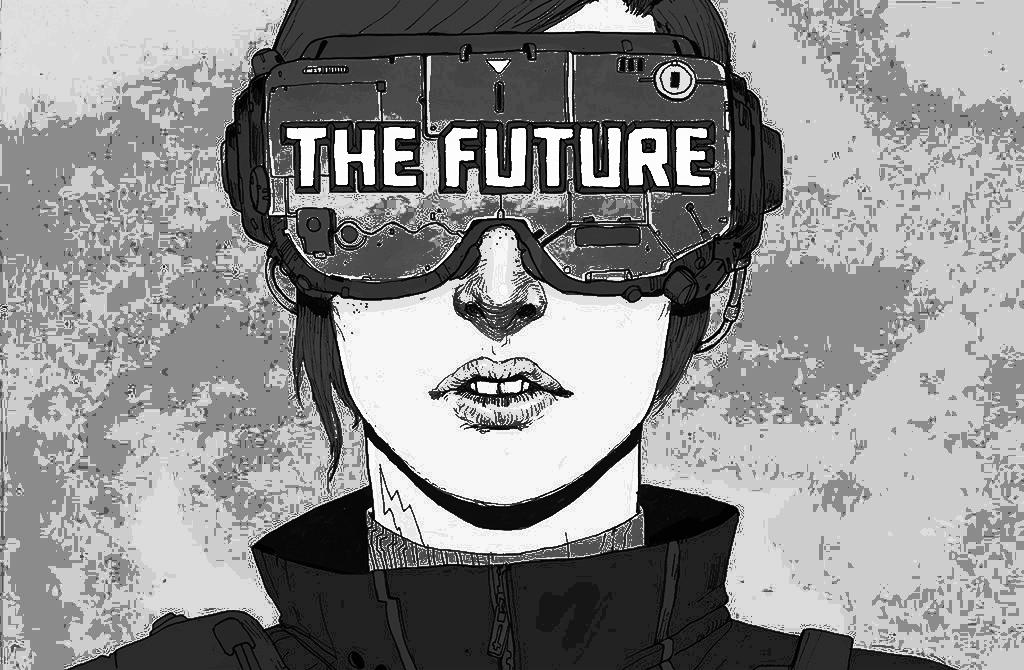
#> input picture Histogram_Equalization/eq-theFuture.jpeg, 1024 x 670 px
$ python code.py eq-theFuture.jpeg
#> lines starting #> are read from the running program, lines starting #| are printed output that depends on the picture
import sys
import numpy as np
import cv2 as cv
from PIL import Image as pl
from matplotlib import pyplot as plt

def histogram(file, img):
    img = cv.imread(file)
    plt.hist(img.ravel(), 256, [0,256])
    plt.show()


# nome da imagem passada para o script na CLI
file_name = sys.argv[1]

# abre a imagem
img_color = pl.open(file_name)
#> img_color is the input picture: PIL image 1024x670 L; min 0, max 255, mean 142.9

# transforma a imagem para níveis de cinza
img_gray = img_color.convert('L')

# dimensões da imagem
width, height = img_gray.size
#> width = 1024; height = 670

# transforma a imagem em níveis de cinza para matriz
img2mat = np.asarray(img_gray)

# quantidade total de pixels
mn = height*width
#> mn = 686080


# cria um array de 256 elementos inicializados com zeros
eq = np.zeros(256)

# (nível de cinza) * (quantidade de pixel com nível de cinza zero) / quantidade total de pixel
eq[0] = (255 * np.count_nonzero(img2mat == 0) / mn)
for i in range(1, 256):
    # (nível de cinza) * (quantidade de pixel com nível de cinza [1-255]) / quantidade total de pixel + equalização anterior(somatório)
    eq[i] = (255 * np.count_nonzero(img2mat == i) / mn) + eq[i-1]
#> after the loop, eq = 256 values from 2.47 to 255


# cópia da matrix imagem em escala de cinza
eqImg = img2mat.copy()

# percorre todos os pixels e, com base na sua antiga escala de cinza, atribui as novas escalas(Sk)
for i in range(height):
    for j in range(width):
        eqImg[i, j] = int( eq[ img2mat[i,j] ] )
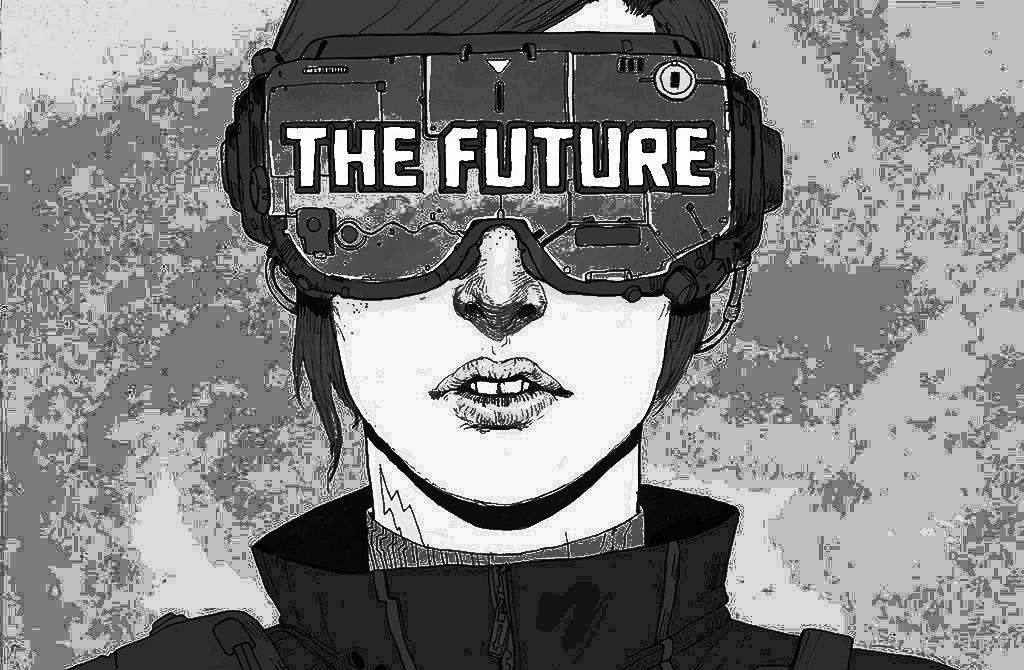
#> eqImg: shape (670, 1024); min 2, max 255, mean 132.5


# save image
mat2img = pl.fromarray(img2mat)
mat2img.save('gray-'+file_name)

# save image
mat2img = pl.fromarray(eqImg)
mat2img.save('eq-'+file_name)

# mostra o histograma da imagem original
histogram('gray-'+file_name, img2mat)
#> in histogram, `plt.show()`:
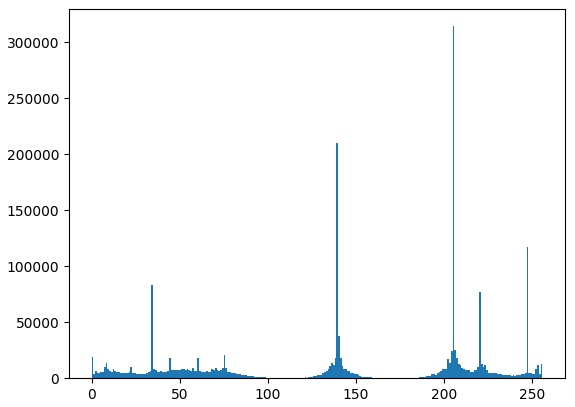
#> figure drawn by matplotlib, 1 panel; tallest bar 314466 high, from x = 205 to 206
# mostra o histograma da imagem equalizada
histogram('eq-'+file_name, eqImg)
#> call 2 of histogram, with file = 'eq-eq-theFuture.jpeg'
#> in histogram (call 2), `plt.show()`:
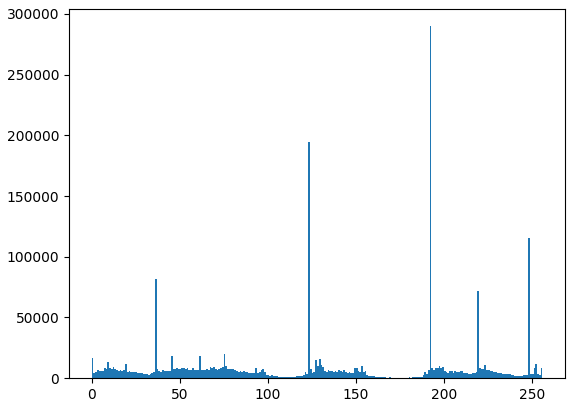
#> figure drawn by matplotlib, 1 panel; tallest bar 289797 high, from x = 192 to 193
